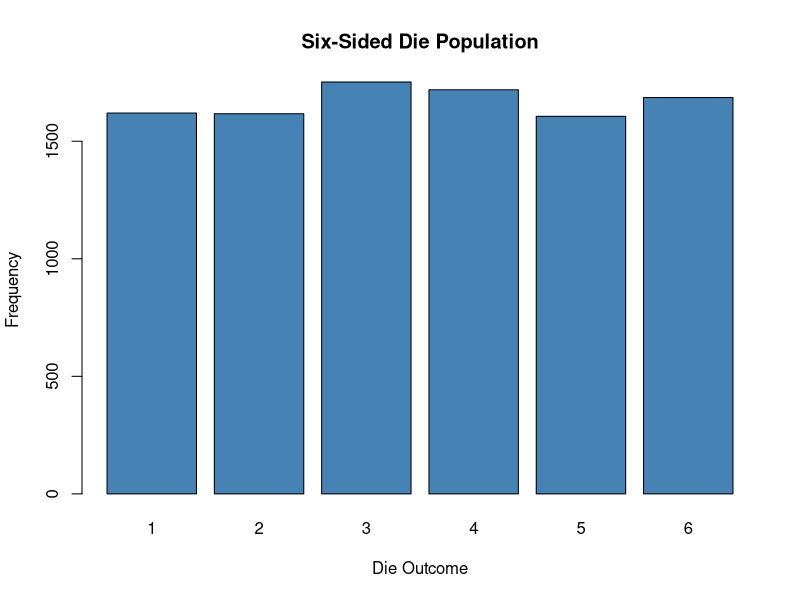
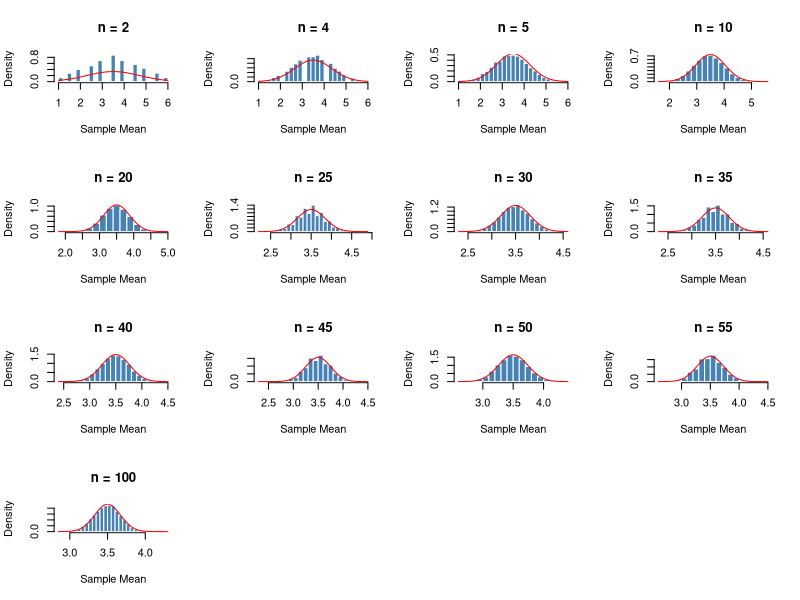
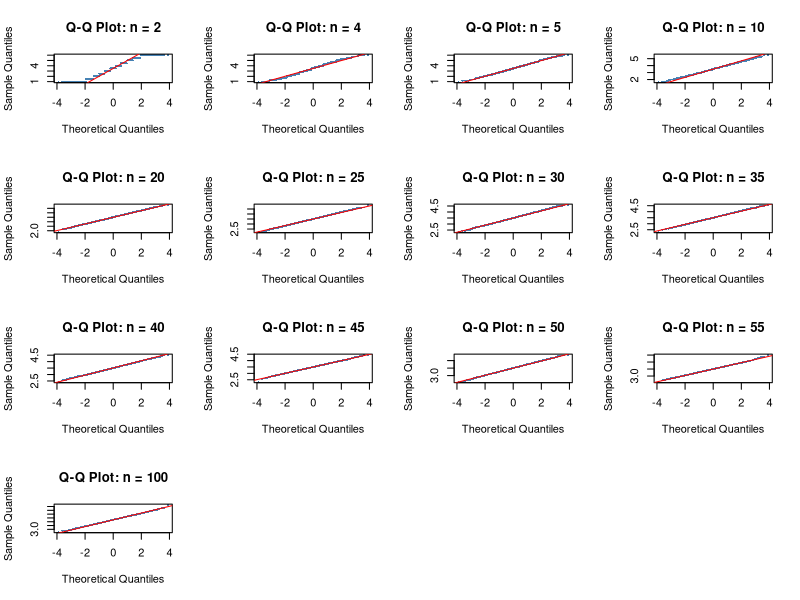

Recreate these plots in R, in order.
## ---- chunk 1

student_id <- 3491
set.seed(student_id)

population <- sample(1:6, size = 10000, replace = TRUE)

barplot(
  table(factor(population, levels = 1:6)), 
  main = "Six-Sided Die Population",
  xlab = "Die Outcome",
  ylab = "Frequency",
  col = "steelblue"
)
## ---- chunk 2
# sample sizes to test
sample_sizes <- c(2, 4, 5, 10, 20, 25, 30, 35, 40, 45, 50, 55, 100)

# number of repeated samples
num_simulations <- 10000

# function to simulate sample means
simulate_means <- function(n) {
  replicate(
    num_simulations,
    mean(sample(1:6, size = n, replace=TRUE))
  )
}

# run the simulation for every sample size
simulation_results <- lapply(sample_sizes, simulate_means)

# name each result by its sample size
names(simulation_results) <- sample_sizes
## ---- chunk 3
#| fig-width: 14
#| fig-height: 12

par(mfrow = c(4, 4))

for (n in sample_sizes) {
  hist(
    simulation_results[[as.character(n)]],
    breaks = 20,
    probability = TRUE,
    main = paste("n =", n),
    col = "steelblue",
    border = "white",
    xlab = "Sample Mean"
  )
  
  curve(
    dnorm(x, mean = 3.5, sd = sqrt(35 / 12) / sqrt(n)),
    add = TRUE,
    col = "red",
    lwd = 1
  )
}

par(mfrow = c(1, 1))
## ---- chunk 4
#| fig-width: 14
#| fig-height: 12

par(mfrow = c(4, 4))

for (n in sample_sizes) {
  
  qqnorm(
    simulation_results[[as.character(n)]],
    main = paste("Q-Q Plot: n =", n),
    col = "steelblue",
    pch = 16,
    cex = 0.4
  )
  
  qqline(
    simulation_results[[as.character(n)]],
    col = "red",
    lwd = 1
    )
}

par(mfrow = c(1, 1))
## ---- chunk 5
# function to calculate skewness
skew <- function(x) {
  m3 <- mean((x - mean(x))^3)
  m2 <- mean((x - mean(x))^2)
  m3 / m2^(3/2)
}

# function to calculate excess kurtosis
kurt <- function(x) {
  m4 <- mean((x - mean(x))^4)
  m2 <- mean((x - mean(x))^2)
  m4 / m2^2 - 3
}

results_table <- data.frame(
  sample_size = sample_sizes,
  
  simulated_mean = round(
    sapply(simulation_results, mean), 3
  ),
  
  simulated_se = round(
    sapply(simulation_results, sd), 3
  ),
  
  theoretical_se = round(
    sqrt(35 / 12) / sqrt(sample_sizes), 3
  ),
  
  skewness = round(
    sapply(simulation_results, skew), 3
  ),
  
  excess_kurtosis = round(
    sapply(simulation_results, kurt), 3
  )
)

results_table
## ---- chunk 6
# rerun the experiment using a different seed
set.seed(3492)

new_simulation_results <- lapply(sample_sizes, simulate_means)
names(new_simulation_results) <- sample_sizes

# compare results from the original and new seeds
comparison_table <- data.frame(
  sample_size = sample_sizes,
  original_mean = round(sapply(simulation_results, mean), 3),
  new_mean = round(sapply(new_simulation_results, mean), 3),
  original_se = round(sapply(simulation_results, sd), 3),
  new_se = round(sapply(new_simulation_results, sd), 3)
)

comparison_table
